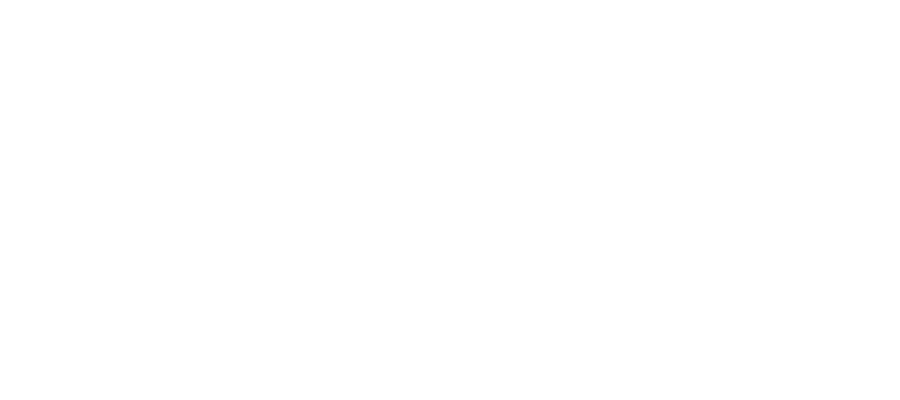
Frame 1 (no input)
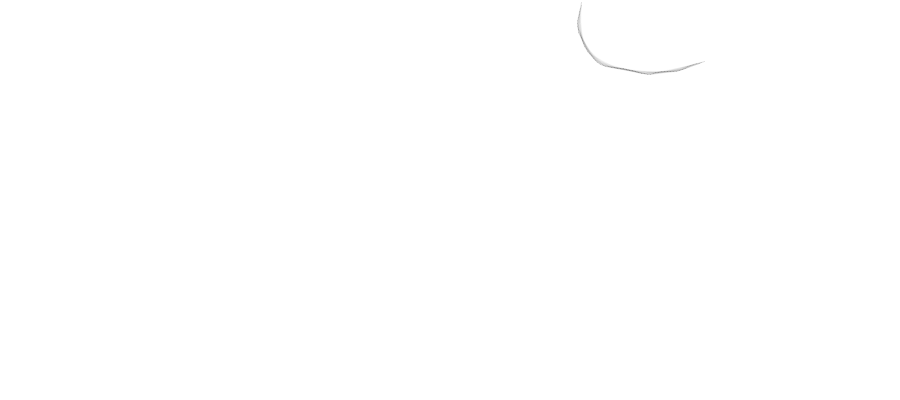
Frame 60 (the mouse pressed at the canvas centre just before this capture)
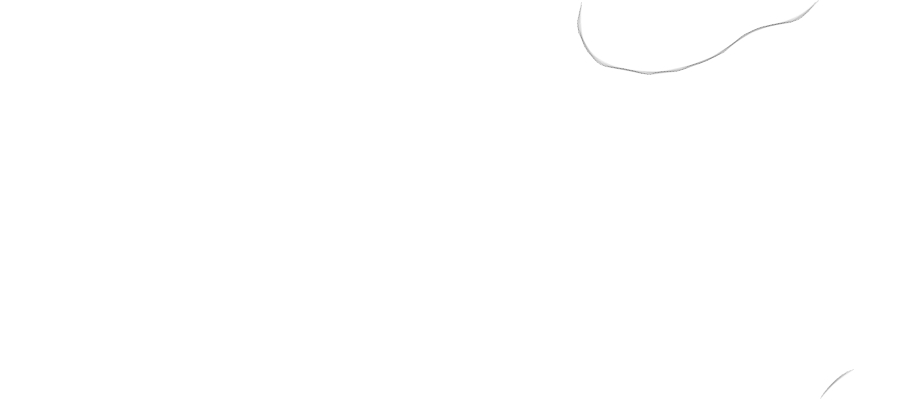
Frame 120 (the mouse held since frame 60 and released just before this capture)

The Processing sketch that drew these frames (run headless with seeded random() and noise(); from frame 60 on, the mouse is pressed at the canvas centre):

// Processing sketch: processing_107277
// ── processing_107277.pde

// Automatic Doodler
// Levente Sandor, 2013

ArrayList<PVector> points;
float x0, y0, x, y, angle;
final float step = 3;
final float minDist = step / 2;
final float maxDist = 30;

void setup() {
  size(900, 400);
  background(255);
  stroke(0, 3);
  smooth();

  points = new ArrayList<PVector>();
  x0 = random(width);
  y0 = 0;
  angle = random(TWO_PI);
}

void draw() {
  x = (width + x0 + step * cos(angle)) % width;
  y = (height + y0 + step * sin(angle)) % height;
  PVector pt = new PVector(x, y);

  for (PVector p : points) {
    if (pt.dist(p) < minDist) { 
      pt = points.size() > 500 ? points.get(int(random(500))) : new PVector(random(width), 0);
      break;
    }
  }

  for (PVector p : points) {
    if (pt.dist(p) < maxDist) { 
      line(p.x, p.y, pt.x, pt.y);
    }
  }

  points.add(0, pt);
  x0 = pt.x;
  y0 = pt.y;
  angle += random(-0.2, 0.2);

}

void mouseClicked() {
  setup();
}
